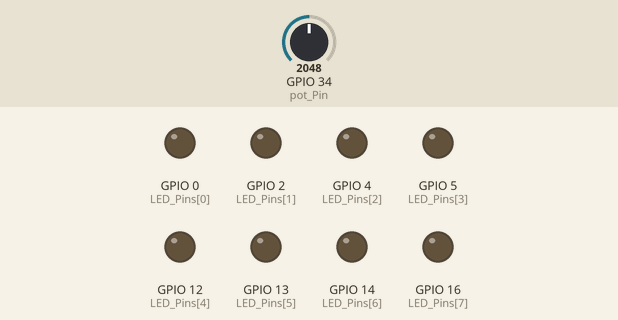
Bench run of a sketch on a simulated ESP32. Shown: output pins drawn as LEDs (lit = HIGH). Inputs (shaded band) come from the test bench; at power-on: GPIO 34 (pot_Pin) = 2048.

Above: at 1.2 s.
1.3 s: GPIO 34 (pot_Pin) set to 491
At 2.03 s:
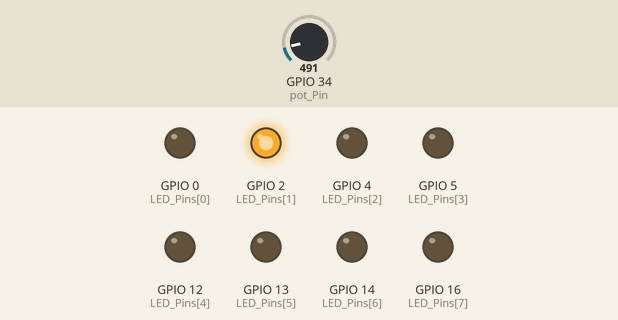
4.3 s: GPIO 34 (pot_Pin) set to 434
At 7.08 s:
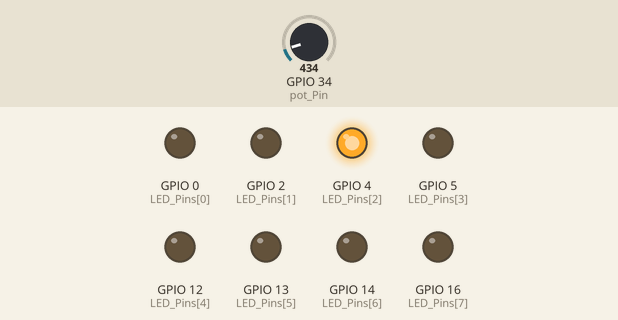
7.3 s: GPIO 34 (pot_Pin) set to 0
10.3 s: GPIO 34 (pot_Pin) set to 1228
At 13.1 s:
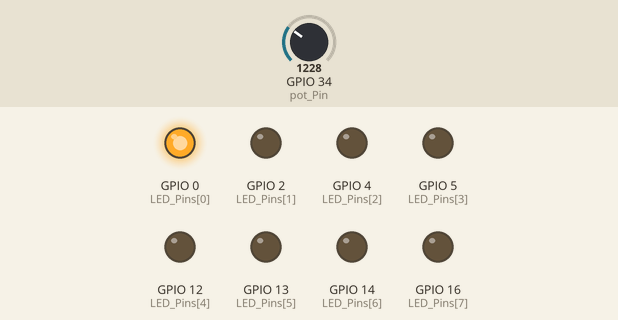
13.3 s: GPIO 34 (pot_Pin) set to 1731
At 14.8 s:
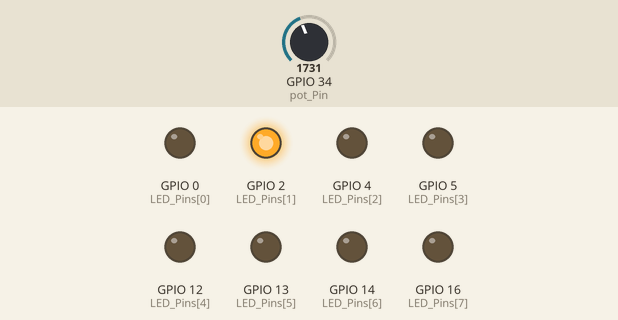
15.9 s: GPIO 34 (pot_Pin) set to 1804
At 19.1 s:
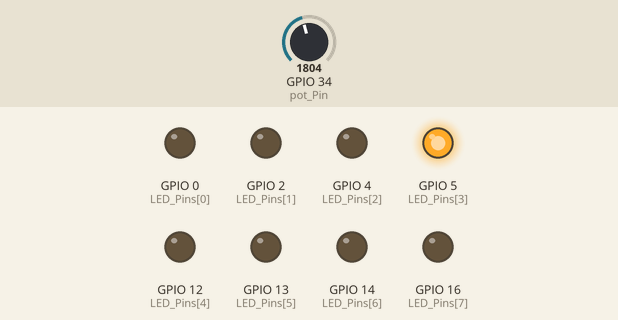
Timing chart, 0 to 23.2 s (numbered marks = the images above; inputs shaded):
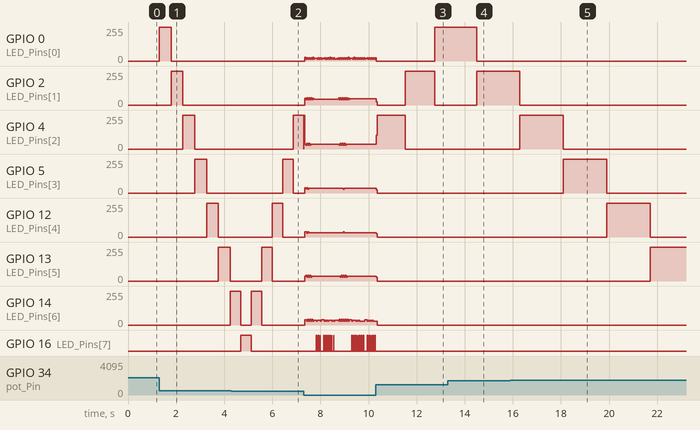

The sketch:

ScrollingLED_POT_32.ino
```cpp
// Example 3.3 - ScrollingLED_POT.ino
byte LED_Pins[] = {0, 2, 4, 5, 12, 13, 14, 16};         // LED pins array
int LED_Delay;                                          // Delay between LED changes
int LED_direction = 1;                                  // Direction flag
int current_LED = 0;                                    // Initialize LED direction
int pot_Pin = 34;                                       // A1 is input pin for the potentiometer
unsigned long elapsed_Time;                             // Elapsed time value for millis

void setup()
{
    for (int x=0; x<8; x++)
    {                                                   // Loop to set all pins to output
        pinMode(LED_Pins[x], OUTPUT);
    }
        elapsed_Time = millis();                        // Equate elapsedTime to millis()
}

void loop()
{
    LED_Delay = analogRead(pot_Pin);                    // Read the value from the pot in A1

    if ((millis() - elapsed_Time) > LED_Delay)
    {                                                   // LED_Delay ms since last change
      change_LED();
      elapsed_Time = millis();
    }
}

void change_LED()
{


    for (int x=0; x<8; x++) {                           // Turn OFF all LED's
       digitalWrite(LED_Pins[x], LOW);
    }
    digitalWrite(LED_Pins[current_LED], HIGH);          // Turn ON the current LED
    current_LED += LED_direction;                       // Increment by the direction value
                                                        // Change direction if we reach the end
    if (current_LED == 7) {LED_direction = -1;}
    if (current_LED == 0) {LED_direction = 1;}
}
```

Measured:
- the behaviour switches between 435 and 434 on GPIO 34 (pot_Pin) (found by bisection; images 1 and 2)
- the behaviour switches between 1769 and 1770 on GPIO 34 (pot_Pin) (found by bisection; images 4 and 5)
- after the input at 1.3 s, GPIO 2 (LED_Pins[1]): 0/255 → 255/255 after 0.49 s instead of 2.8 s; GPIO 4 (LED_Pins[2]): 0/255 → 255/255 after 0.98 s, → 0/255 0.49 s later
- after the input at 4.3 s, GPIO 4 (LED_Pins[2]): 0/255 → 255/255 after 2.6 s instead of 2.9 s
- after the input at 10.3 s, GPIO 16 (LED_Pins[7]): stops changing and stays LOW
- after the input at 13.3 s, GPIO 0 (LED_Pins[0]): 255/255 → 0/255 after 1.2 s instead of 0.69 s; GPIO 4 (LED_Pins[2]): stays 0/255 (without the input it goes to 255/255 after 1.9 s)
- after the input at 15.9 s, GPIO 14 (LED_Pins[6]): stays 0/255 (without the input it goes to 255/255 after 7.3 s)
